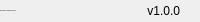
              <widget class="QFrame" name="bottomBar">
               <property name="minimumSize">
                <size>
                 <width>0</width>
                 <height>22</height>
                </size>
               </property>
               <property name="maximumSize">
                <size>
                 <width>16777215</width>
                 <height>22</height>
                </size>
               </property>
               <property name="frameShape">
                <enum>QFrame::NoFrame</enum>
               </property>
               <property name="frameShadow">
                <enum>QFrame::Raised</enum>
               </property>
               <layout class="QHBoxLayout" name="horizontalLayout_5">
                <property name="spacing">
                 <number>0</number>
                </property>
                <property name="leftMargin">
                 <number>0</number>
                </property>
                <property name="topMargin">
                 <number>0</number>
                </property>
                <property name="rightMargin">
                 <number>0</number>
                </property>
                <property name="bottomMargin">
                 <number>0</number>
                </property>
                <item>
                 <widget class="QLabel" name="creditsLabel">
                  <property name="maximumSize">
                   <size>
                    <width>16777215</width>
                    <height>16</height>
                   </size>
                  </property>
                  <property name="font">
                   <font>
                    <family>Segoe UI</family>
                    <pointsize>-1</pointsize>
                    <weight>50</weight>
                    <italic>false</italic>
                    <bold>false</bold>
                   </font>
                  </property>
                  <property name="text">
                   <string>By: DucDanh &amp; LuongTheLeNguyen</string>
                  </property>
                  <property name="alignment">
                   <set>Qt::AlignLeading|Qt::AlignLeft|Qt::AlignVCenter</set>
                  </property>
                 </widget>
                </item>
                <item>
                 <widget class="QLabel" name="version">
                  <property name="text">
                   <string>v1.0.0</string>
                  </property>
                  <property name="alignment">
                   <set>Qt::AlignRight|Qt::AlignTrailing|Qt::AlignVCenter</set>
                  </property>
                 </widget>
                </item>
                <item>
                 <widget class="QFrame" name="frame_size_grip">
                  <property name="minimumSize">
                   <size>
                    <width>20</width>
                    <height>0</height>
                   </size>
                  </property>
                  <property name="maximumSize">
                   <size>
                    <width>20</width>
                    <height>16777215</height>
                   </size>
                  </property>
                  <property name="frameShape">
                   <enum>QFrame::NoFrame</enum>
                  </property>
                  <property name="frameShadow">
                   <enum>QFrame::Raised</enum>
                  </property>
                 </widget>
                </item>
               </layout>
              </widget>
